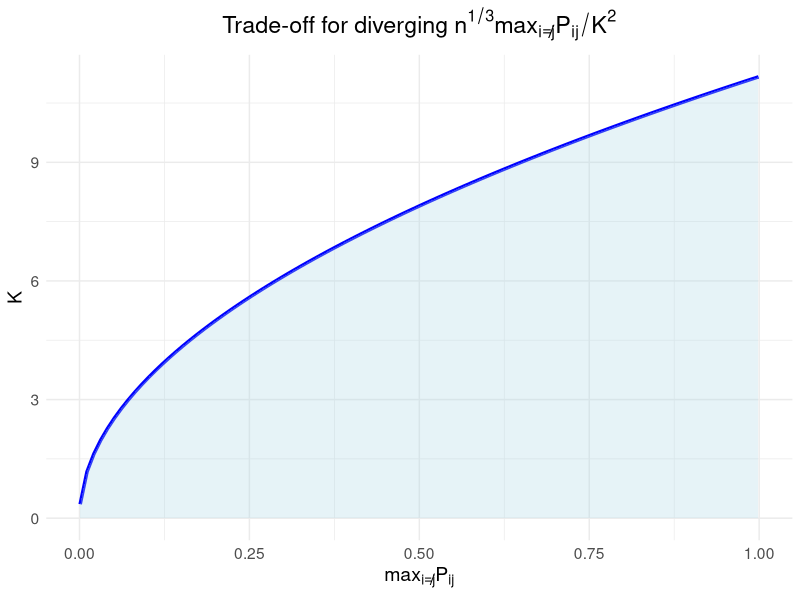

This chart was generated by the following R code:
library(ggplot2)

# Set parameters
n <- 3000
epsilon=0.005

# Define range of rho_n 
rho_n <- seq(0.001, 0.999, length.out = 100)

# Calculate the feasible maximum K
K_max <- 3*sqrt(n^(1/3-epsilon) * rho_n)

# Plot the trade-off graph
df <- data.frame(rho_n = rho_n, K_max = K_max)
ggplot(df, aes(x = rho_n, y = K_max)) +
  geom_line(color = "blue", size = 1.2) +
  geom_ribbon(aes(ymin = 0, ymax = K_max), fill = "lightblue", alpha = 0.3) +
  labs(
    title = expression(paste("Trade-off for diverging ", n^{1/3} * max[i != j]*P[ij]/K^2)),
    x = expression(max[i != j]*P[ij]),
    y = "K"
  ) +
  theme_minimal() +
  theme(
    text = element_text(size = 14),
    plot.title = element_text(hjust = 0.5)  
  )
